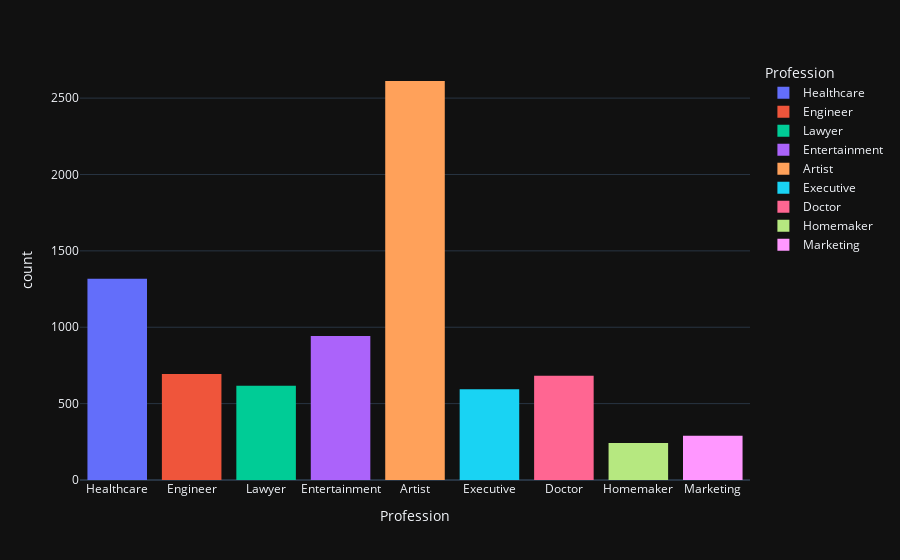

The cell this chart's notebook holds for it:
### Code cell
fig2 = px.histogram(Train,x='Profession',color='Profession',template='plotly_dark')
fig2.show()

### Figure 1 — Plotly figure (JSON) as saved in the notebook; plotly's stock layout.template omitted (floating-point values rounded to 4 significant figures; data arrays with more than 128 entries replaced by an {"elided": "..."} marker saying what was removed)
{"data": [{"alignmentgroup": "True", "bingroup": "x", "hovertemplate": "Profession=%{x}<br>count=%{y}<extra></extra>", "legendgroup": "Healthcare", "marker": {"color": "#636efa", "pattern": {"shape": ""}}, "name": "Healthcare", "offsetgroup": "Healthcare", "orientation": "v", "showlegend": true, "type": "histogram", "x": {"elided": "1317 str values"}, "xaxis": "x", "yaxis": "y"}, {"alignmentgroup": "True", "bingroup": "x", "hovertemplate": "Profession=%{x}<br>count=%{y}<extra></extra>", "legendgroup": "Engineer", "marker": {"color": "#EF553B", "pattern": {"shape": ""}}, "name": "Engineer", "offsetgroup": "Engineer", "orientation": "v", "showlegend": true, "type": "histogram", "x": {"elided": "694 str values"}, "xaxis": "x", "yaxis": "y"}, {"alignmentgroup": "True", "bingroup": "x", "hovertemplate": "Profession=%{x}<br>count=%{y}<extra></extra>", "legendgroup": "Lawyer", "marker": {"color": "#00cc96", "pattern": {"shape": ""}}, "name": "Lawyer", "offsetgroup": "Lawyer", "orientation": "v", "showlegend": true, "type": "histogram", "x": {"elided": "617 str values"}, "xaxis": "x", "yaxis": "y"}, {"alignmentgroup": "True", "bingroup": "x", "hovertemplate": "Profession=%{x}<br>count=%{y}<extra></extra>", "legendgroup": "Entertainment", "marker": {"color": "#ab63fa", "pattern": {"shape": ""}}, "name": "Entertainment", "offsetgroup": "Entertainment", "orientation": "v", "showlegend": true, "type": "histogram", "x": {"elided": "943 str values"}, "xaxis": "x", "yaxis": "y"}, {"alignmentgroup": "True", "bingroup": "x", "hovertemplate": "Profession=%{x}<br>count=%{y}<extra></extra>", "legendgroup": "Artist", "marker": {"color": "#FFA15A", "pattern": {"shape": ""}}, "name": "Artist", "offsetgroup": "Artist", "orientation": "v", "showlegend": true, "type": "histogram", "x": {"elided": "2612 str values"}, "xaxis": "x", "yaxis": "y"}, {"alignmentgroup": "True", "bingroup": "x", "hovertemplate": "Profession=%{x}<br>count=%{y}<extra></extra>", "legendgroup": "Executive", "marker": {"color": "#19d3f3", "pattern": {"shape": ""}}, "name": "Executive", "offsetgroup": "Executive", "orientation": "v", "showlegend": true, "type": "histogram", "x": {"elided": "594 str values"}, "xaxis": "x", "yaxis": "y"}, {"alignmentgroup": "True", "bingroup": "x", "hovertemplate": "Profession=%{x}<br>count=%{y}<extra></extra>", "legendgroup": "Doctor", "marker": {"color": "#FF6692", "pattern": {"shape": ""}}, "name": "Doctor", "offsetgroup": "Doctor", "orientation": "v", "showlegend": true, "type": "histogram", "x": {"elided": "683 str values"}, "xaxis": "x", "yaxis": "y"}, {"alignmentgroup": "True", "bingroup": "x", "hovertemplate": "Profession=%{x}<br>count=%{y}<extra></extra>", "legendgroup": "Homemaker", "marker": {"color": "#B6E880", "pattern": {"shape": ""}}, "name": "Homemaker", "offsetgroup": "Homemaker", "orientation": "v", "showlegend": true, "type": "histogram", "x": {"elided": "242 str values"}, "xaxis": "x", "yaxis": "y"}, {"alignmentgroup": "True", "bingroup": "x", "hovertemplate": "Profession=%{x}<br>count=%{y}<extra></extra>", "legendgroup": "Marketing", "marker": {"color": "#FF97FF", "pattern": {"shape": ""}}, "name": "Marketing", "offsetgroup": "Marketing", "orientation": "v", "showlegend": true, "type": "histogram", "x": {"elided": "290 str values"}, "xaxis": "x", "yaxis": "y"}], "layout": {"barmode": "relative", "legend": {"title": {"text": "Profession"}, "tracegroupgap": 0}, "margin": {"t": 60}, "xaxis": {"anchor": "y", "categoryarray": ["Healthcare", "Engineer", "Lawyer", "Entertainment", "Artist", "Executive", "Doctor", "Homemaker", "Marketing"], "categoryorder": "array", "domain": [0, 1], "title": {"text": "Profession"}}, "yaxis": {"anchor": "x", "domain": [0, 1], "title": {"text": "count"}}}}
